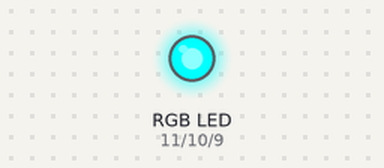
Bench run of a sketch on a simulated Arduino Uno, built with avr-gcc and run on an emulated ATmega328P. Parts: an RGB LED mixed from three pins (HIGH = lit).

Above: at 0.05 s.
At 1.25 s:
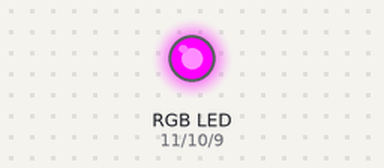
At 2.5 s:
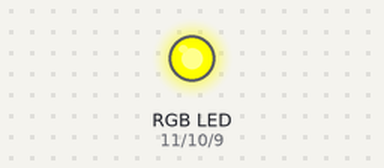
At 5.0 s:
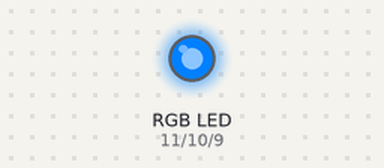
At 8.05 s:
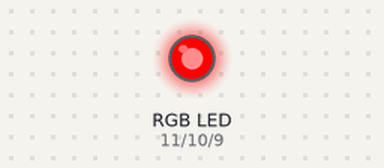
At 9.95 s:
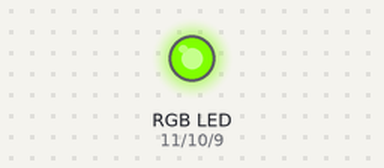
Timing chart, 0 to 13.0 s (numbered marks = the images above):
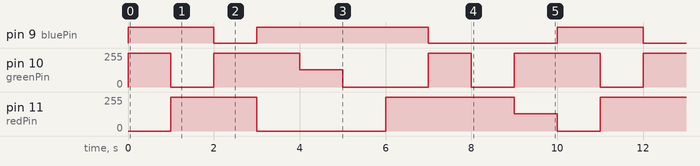

The sketch:

sketch_may15a2.ino
```cpp
const int redPin = 11;
const int greenPin = 10;
const int bluePin = 9;

void setup() {
  // put your setup code here, to run once:
  pinMode(redPin, OUTPUT);
  pinMode(greenPin, OUTPUT);
  pinMode(bluePin, OUTPUT);
}

void color(unsigned char red, unsigned char green, unsigned char blue)
{
  analogWrite(redPin, red);
  analogWrite(bluePin, blue);
  analogWrite(greenPin, green);
}

void loop() {
  // put your main code here, to run repeatedly:
  color(0,255,255);
  delay(1000);
  color(255,0,255);
  delay(1000);
  color(255,255,0);
  delay(1000);

  color(0,255,255);
  delay(1000);
  color(0,128,255);
  delay(1000);
  color(0,0,255);
  delay(1000);

  color(255,0,255);
  delay(1000);
  color(255,255,0);
  delay(1000);
  color(255,0,0);
  delay(1000);

  color(128,255,0);
  delay(1000);
}
```

Measured:
- by itself, pin 9 (bluePin): repeats every 10.0 s: LOW 1.0 s, HIGH 4.0 s, LOW 3.0 s, HIGH 2.0 s
- by itself, pin 10 (greenPin): repeats every 10.0 s: 0/255 1.0 s, 255/255 2.0 s, 128/255 1.0 s, 0/255 2.0 s, 255/255 1.0 s, 0/255 1.0 s, 255/255 2.0 s
- by itself, pin 11 (redPin): repeats every 10.0 s: 0/255 3.0 s, 255/255 3.0 s, 128/255 1.0 s, 0/255 1.0 s, 255/255 2.0 s
